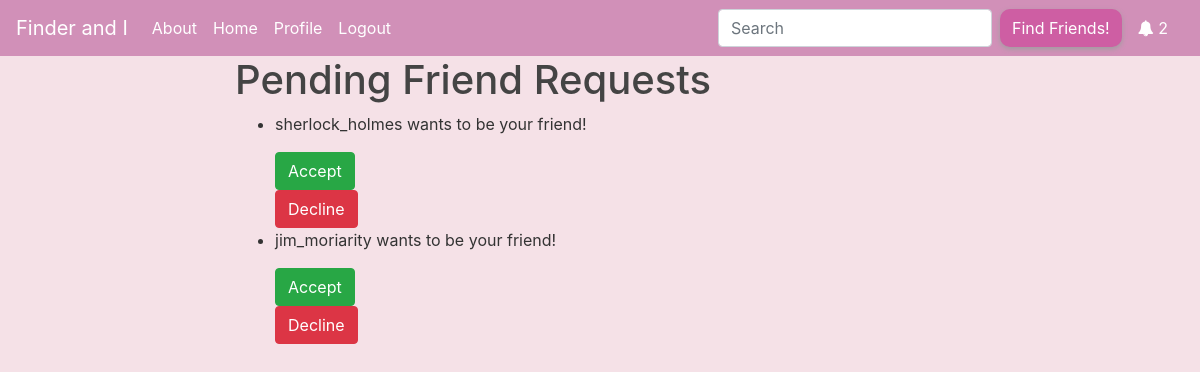
The page /friend-requests/ (signed in) on the database its author committed.
### users/models.py (models this page shows, shortened)
class FriendRequest(models.Model):
    from_user = models.ForeignKey(User, related_name='friend_requests_sent', on_delete=models.CASCADE)
    to_user = models.ForeignKey(User, related_name='friend_requests_received', on_delete=models.CASCADE)
    timestamp = models.DateTimeField(auto_now_add=True)

### users/views.py (the view)
# urls.py: path('friend-requests/', views.friend_requests, name='friend_requests'),
@login_required
def friend_requests(request):
    friend_requests = FriendRequest.objects.filter(to_user=request.user)
    return render(request, 'users/friend_requests.html', {'friend_requests': friend_requests})

### users/templates/users/friend_requests.html (shortened to what this page needs)
{% extends 'users/base.html' %}
{% block content %}
<h1>Pending Friend Requests</h1>
{% if friend_requests %}
<ul>
{% for request in friend_requests %}
  <li>
    <p>{{ request.from_user }} wants to be your friend!</p>
    <form method="post" action="{% url 'accept_friend_request' request_id=request.pk %}">
        <button type="submit" class="btn btn-success">Accept</button>
      </form>
    <form method="post" action="{% url 'reject_friend_request' request_id=request.pk %}">
      <button type="submit" class="btn btn-danger">Decline</button>
    </form>
  </li>
{% endfor %}
</ul>
{% else %}
<p>No pending friend requests.</p>
{% endif %}
{% endblock %}

### users/static/main.css (style rules this page uses)
body { background: #fafafa; color: #333333; }
h1, h2, h3, h4, h5, h6 { color: #444444; }
ul { margin: 0; }

### users/templates/users/base.html (style rules this page uses)
body { background-color: rgba(237, 197, 208, 0.5); color: #333333; }

### rows shown on the page
FriendRequest: from_user "sherlock_holmes"
FriendRequest: from_user "jim_moriarity"

### other values the page prints
{{ friend_requests|length }} "2"
